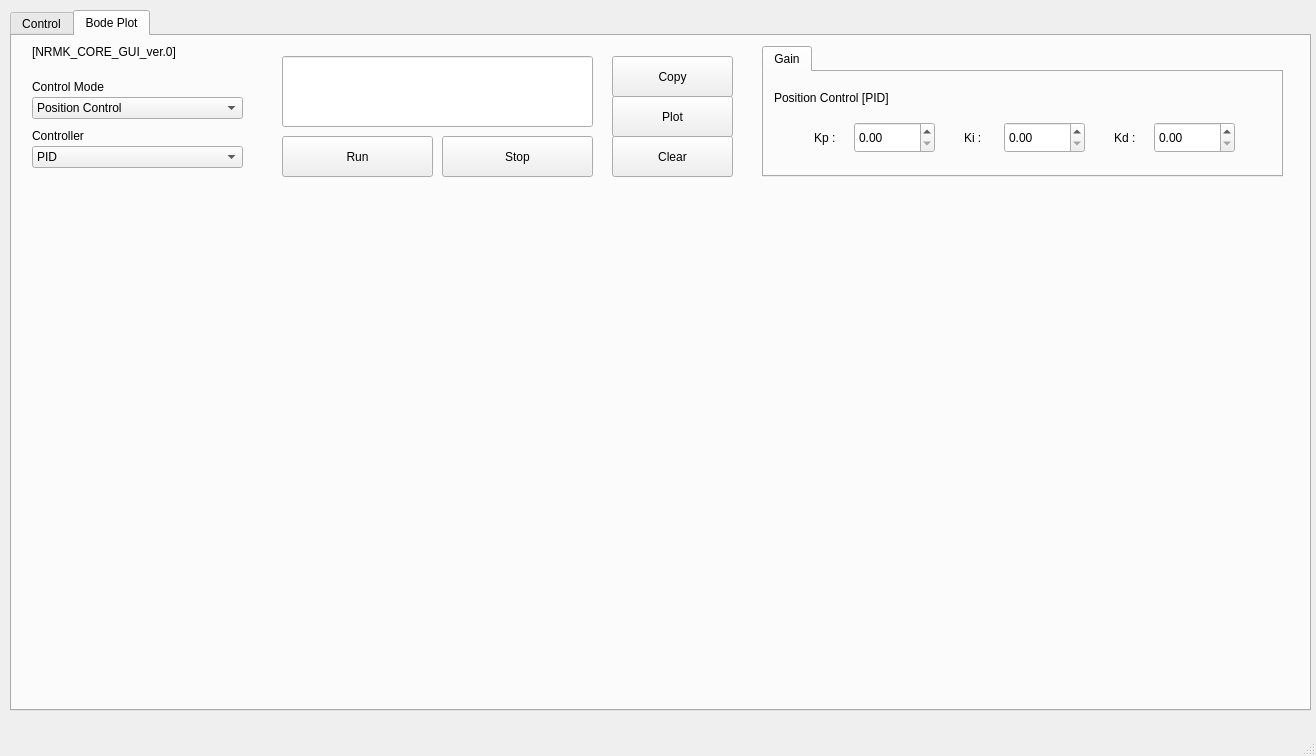
<?xml version="1.0" encoding="UTF-8"?>
<ui version="4.0">
 <class>plotNetworkData</class>
 <widget class="QMainWindow" name="plotNetworkData">
  <property name="geometry">
   <rect>
    <x>0</x>
    <y>0</y>
    <width>1316</width>
    <height>756</height>
   </rect>
  </property>
  <property name="windowTitle">
   <string>Plot Network Data</string>
  </property>
  <widget class="QWidget" name="centralwidget">
   <widget class="QTabWidget" name="tabWidget">
    <property name="geometry">
     <rect>
      <x>10</x>
      <y>10</y>
      <width>1301</width>
      <height>701</height>
     </rect>
    </property>
    <property name="currentIndex">
     <number>1</number>
    </property>
    <widget class="QWidget" name="Control_tab">
     <attribute name="title">
      <string>Control</string>
     </attribute>
     <widget class="QComboBox" name="lineStyleComboBox">
      <property name="geometry">
       <rect>
        <x>20</x>
        <y>161</y>
        <width>211</width>
        <height>21</height>
       </rect>
      </property>
      <property name="font">
       <font>
        <pointsize>9</pointsize>
       </font>
      </property>
      <item>
       <property name="text">
        <string>Pos_data Plot [deg]</string>
       </property>
      </item>
      <item>
       <property name="text">
        <string>Vel_data Plot [deg/s]</string>
       </property>
      </item>
      <item>
       <property name="text">
        <string>Tor_data Plot [Nm]</string>
       </property>
      </item>
     </widget>
     <widget class="QLabel" name="CrtlMode">
      <property name="geometry">
       <rect>
        <x>20</x>
        <y>40</y>
        <width>91</width>
        <height>21</height>
       </rect>
      </property>
      <property name="font">
       <font>
        <pointsize>9</pointsize>
       </font>
      </property>
      <property name="text">
       <string>Control Mode</string>
      </property>
     </widget>
     <widget class="QCustomPlot" name="customPlot" native="true">
      <property name="geometry">
       <rect>
        <x>0</x>
        <y>220</y>
        <width>1291</width>
        <height>451</height>
       </rect>
      </property>
     </widget>
     <widget class="QLabel" name="PlotType">
      <property name="geometry">
       <rect>
        <x>20</x>
        <y>140</y>
        <width>81</width>
        <height>21</height>
       </rect>
      </property>
      <property name="font">
       <font>
        <pointsize>9</pointsize>
       </font>
      </property>
      <property name="text">
       <string>Plot Type</string>
      </property>
     </widget>
     <widget class="QComboBox" name="plotTypeComboBox">
      <property name="geometry">
       <rect>
        <x>20</x>
        <y>61</y>
        <width>211</width>
        <height>22</height>
       </rect>
      </property>
      <property name="font">
       <font>
        <pointsize>9</pointsize>
       </font>
      </property>
      <property name="currentText">
       <string>Position Control</string>
      </property>
      <item>
       <property name="text">
        <string>Position Control</string>
       </property>
      </item>
      <item>
       <property name="text">
        <string>Velocity Control</string>
       </property>
      </item>
      <item>
       <property name="text">
        <string>Torque Control</string>
       </property>
      </item>
     </widget>
     <widget class="QPushButton" name="clearButton">
      <property name="geometry">
       <rect>
        <x>600</x>
        <y>120</y>
        <width>101</width>
        <height>61</height>
       </rect>
      </property>
      <property name="font">
       <font>
        <pointsize>9</pointsize>
       </font>
      </property>
      <property name="text">
       <string>Clear</string>
      </property>
     </widget>
     <widget class="QComboBox" name="ControllerComboBox">
      <property name="geometry">
       <rect>
        <x>20</x>
        <y>111</y>
        <width>211</width>
        <height>22</height>
       </rect>
      </property>
      <property name="font">
       <font>
        <pointsize>9</pointsize>
       </font>
      </property>
      <property name="currentText">
       <string>PID</string>
      </property>
      <item>
       <property name="text">
        <string>PID</string>
       </property>
      </item>
     </widget>
     <widget class="QLabel" name="Controller">
      <property name="geometry">
       <rect>
        <x>20</x>
        <y>90</y>
        <width>91</width>
        <height>21</height>
       </rect>
      </property>
      <property name="font">
       <font>
        <pointsize>9</pointsize>
       </font>
      </property>
      <property name="text">
       <string>Controller</string>
      </property>
     </widget>
     <widget class="QLabel" name="TargetValue">
      <property name="geometry">
       <rect>
        <x>270</x>
        <y>50</y>
        <width>91</width>
        <height>21</height>
       </rect>
      </property>
      <property name="font">
       <font>
        <pointsize>10</pointsize>
       </font>
      </property>
      <property name="text">
       <string>Target value:</string>
      </property>
     </widget>
     <widget class="QPushButton" name="runButton">
      <property name="geometry">
       <rect>
        <x>270</x>
        <y>140</y>
        <width>151</width>
        <height>41</height>
       </rect>
      </property>
      <property name="font">
       <font>
        <pointsize>9</pointsize>
       </font>
      </property>
      <property name="text">
       <string>Run</string>
      </property>
     </widget>
     <widget class="QPushButton" name="stopButton">
      <property name="geometry">
       <rect>
        <x>430</x>
        <y>140</y>
        <width>151</width>
        <height>41</height>
       </rect>
      </property>
      <property name="font">
       <font>
        <pointsize>9</pointsize>
       </font>
      </property>
      <property name="text">
       <string>Stop</string>
      </property>
     </widget>
     <widget class="QLabel" name="ActualValue">
      <property name="geometry">
       <rect>
        <x>270</x>
        <y>100</y>
        <width>91</width>
        <height>21</height>
       </rect>
      </property>
      <property name="font">
       <font>
        <pointsize>10</pointsize>
       </font>
      </property>
      <property name="text">
       <string>Actual value:</string>
      </property>
     </widget>
     <widget class="QLineEdit" name="Act_value">
      <property name="enabled">
       <bool>false</bool>
      </property>
      <property name="geometry">
       <rect>
        <x>370</x>
        <y>99</y>
        <width>211</width>
        <height>31</height>
       </rect>
      </property>
      <property name="font">
       <font>
        <pointsize>9</pointsize>
       </font>
      </property>
      <property name="inputMask">
       <string>000.000.000.000</string>
      </property>
      <property name="text">
       <string>...</string>
      </property>
     </widget>
     <widget class="QLineEdit" name="Tar_value">
      <property name="geometry">
       <rect>
        <x>370</x>
        <y>49</y>
        <width>211</width>
        <height>31</height>
       </rect>
      </property>
      <property name="text">
       <string/>
      </property>
     </widget>
     <widget class="QPushButton" name="setButton">
      <property name="geometry">
       <rect>
        <x>600</x>
        <y>50</y>
        <width>101</width>
        <height>61</height>
       </rect>
      </property>
      <property name="font">
       <font>
        <pointsize>9</pointsize>
       </font>
      </property>
      <property name="text">
       <string>Set</string>
      </property>
     </widget>
     <widget class="QTabWidget" name="tabWidget_2">
      <property name="geometry">
       <rect>
        <x>750</x>
        <y>10</y>
        <width>521</width>
        <height>191</height>
       </rect>
      </property>
      <property name="currentIndex">
       <number>0</number>
      </property>
      <widget class="QWidget" name="TCPIP">
       <attribute name="title">
        <string>TCP/IP</string>
       </attribute>
       <widget class="QGroupBox" name="groupBox_3">
        <property name="geometry">
         <rect>
          <x>10</x>
          <y>-10</y>
          <width>501</width>
          <height>161</height>
         </rect>
        </property>
        <property name="title">
         <string/>
        </property>
        <widget class="QLabel" name="IPaddress">
         <property name="geometry">
          <rect>
           <x>20</x>
           <y>50</y>
           <width>81</width>
           <height>16</height>
          </rect>
         </property>
         <property name="font">
          <font>
           <pointsize>10</pointsize>
          </font>
         </property>
         <property name="text">
          <string>IP Address:</string>
         </property>
        </widget>
        <widget class="QLabel" name="Port">
         <property name="geometry">
          <rect>
           <x>20</x>
           <y>100</y>
           <width>51</width>
           <height>16</height>
          </rect>
         </property>
         <property name="font">
          <font>
           <pointsize>10</pointsize>
          </font>
         </property>
         <property name="text">
          <string>Port:</string>
         </property>
        </widget>
        <widget class="QLineEdit" name="PortLabel">
         <property name="geometry">
          <rect>
           <x>100</x>
           <y>100</y>
           <width>201</width>
           <height>31</height>
          </rect>
         </property>
         <property name="text">
          <string/>
         </property>
        </widget>
        <widget class="QLineEdit" name="IPAddLabel">
         <property name="geometry">
          <rect>
           <x>100</x>
           <y>50</y>
           <width>201</width>
           <height>31</height>
          </rect>
         </property>
         <property name="text">
          <string/>
         </property>
        </widget>
        <widget class="QPushButton" name="saveButton">
         <property name="geometry">
          <rect>
           <x>370</x>
           <y>100</y>
           <width>111</width>
           <height>31</height>
          </rect>
         </property>
         <property name="font">
          <font>
           <pointsize>9</pointsize>
          </font>
         </property>
         <property name="text">
          <string>Save</string>
         </property>
        </widget>
        <widget class="QLineEdit" name="Saved">
         <property name="geometry">
          <rect>
           <x>370</x>
           <y>50</y>
           <width>111</width>
           <height>41</height>
          </rect>
         </property>
         <property name="text">
          <string/>
         </property>
        </widget>
        <widget class="QLabel" name="State_save">
         <property name="geometry">
          <rect>
           <x>320</x>
           <y>50</y>
           <width>41</width>
           <height>41</height>
          </rect>
         </property>
         <property name="font">
          <font>
           <pointsize>10</pointsize>
          </font>
         </property>
         <property name="text">
          <string>State:</string>
         </property>
        </widget>
       </widget>
      </widget>
      <widget class="QWidget" name="SSH">
       <attribute name="title">
        <string>SSH</string>
       </attribute>
       <widget class="QGroupBox" name="groupBox">
        <property name="geometry">
         <rect>
          <x>10</x>
          <y>-10</y>
          <width>501</width>
          <height>161</height>
         </rect>
        </property>
        <property name="title">
         <string/>
        </property>
        <widget class="QLabel" name="PasswordLabel">
         <property name="geometry">
          <rect>
           <x>20</x>
           <y>120</y>
           <width>101</width>
           <height>16</height>
          </rect>
         </property>
         <property name="font">
          <font>
           <pointsize>10</pointsize>
          </font>
         </property>
         <property name="text">
          <string>Password:</string>
         </property>
        </widget>
        <widget class="QLabel" name="StepIPLable">
         <property name="geometry">
          <rect>
           <x>20</x>
           <y>40</y>
           <width>81</width>
           <height>16</height>
          </rect>
         </property>
         <property name="font">
          <font>
           <pointsize>10</pointsize>
          </font>
         </property>
         <property name="text">
          <string>Step IP:</string>
         </property>
        </widget>
        <widget class="QLabel" name="UserIDLabel">
         <property name="geometry">
          <rect>
           <x>20</x>
           <y>80</y>
           <width>51</width>
           <height>16</height>
          </rect>
         </property>
         <property name="font">
          <font>
           <pointsize>10</pointsize>
          </font>
         </property>
         <property name="text">
          <string>User ID:</string>
         </property>
        </widget>
        <widget class="QPushButton" name="connectButton">
         <property name="geometry">
          <rect>
           <x>320</x>
           <y>110</y>
           <width>81</width>
           <height>41</height>
          </rect>
         </property>
         <property name="font">
          <font>
           <pointsize>9</pointsize>
          </font>
         </property>
         <property name="text">
          <string>Connect</string>
         </property>
        </widget>
        <widget class="QLineEdit" name="Password">
         <property name="geometry">
          <rect>
           <x>90</x>
           <y>120</y>
           <width>211</width>
           <height>31</height>
          </rect>
         </property>
         <property name="text">
          <string/>
         </property>
        </widget>
        <widget class="QLineEdit" name="UserID">
         <property name="geometry">
          <rect>
           <x>90</x>
           <y>80</y>
           <width>211</width>
           <height>31</height>
          </rect>
         </property>
         <property name="text">
          <string/>
         </property>
        </widget>
        <widget class="QLineEdit" name="StepIP">
         <property name="geometry">
          <rect>
           <x>90</x>
           <y>40</y>
           <width>211</width>
           <height>31</height>
          </rect>
         </property>
         <property name="text">
          <string/>
         </property>
        </widget>
        <widget class="QPushButton" name="disconnectButton">
         <property name="geometry">
          <rect>
           <x>410</x>
           <y>110</y>
           <width>81</width>
           <height>41</height>
          </rect>
         </property>
         <property name="font">
          <font>
           <pointsize>9</pointsize>
          </font>
         </property>
         <property name="text">
          <string>Disconnect</string>
         </property>
        </widget>
        <widget class="QLabel" name="State">
         <property name="geometry">
          <rect>
           <x>320</x>
           <y>50</y>
           <width>41</width>
           <height>41</height>
          </rect>
         </property>
         <property name="font">
          <font>
           <pointsize>10</pointsize>
          </font>
         </property>
         <property name="text">
          <string>State:</string>
         </property>
        </widget>
        <widget class="QLineEdit" name="ConnectionState">
         <property name="geometry">
          <rect>
           <x>370</x>
           <y>50</y>
           <width>121</width>
           <height>41</height>
          </rect>
         </property>
        </widget>
       </widget>
      </widget>
      <widget class="QWidget" name="Gain">
       <attribute name="title">
        <string>Gain</string>
       </attribute>
       <widget class="QStackedWidget" name="stackedWidget">
        <property name="geometry">
         <rect>
          <x>10</x>
          <y>10</y>
          <width>491</width>
          <height>141</height>
         </rect>
        </property>
        <property name="currentIndex">
         <number>2</number>
        </property>
        <widget class="QWidget" name="page">
         <widget class="QLabel" name="PIDpos">
          <property name="geometry">
           <rect>
            <x>0</x>
            <y>0</y>
            <width>161</width>
            <height>31</height>
           </rect>
          </property>
          <property name="text">
           <string>Position Control [PID]</string>
          </property>
         </widget>
         <widget class="QDoubleSpinBox" name="Kp_pos">
          <property name="geometry">
           <rect>
            <x>80</x>
            <y>60</y>
            <width>81</width>
            <height>31</height>
           </rect>
          </property>
         </widget>
         <widget class="QLabel" name="Kp_PIDpos">
          <property name="geometry">
           <rect>
            <x>40</x>
            <y>60</y>
            <width>31</width>
            <height>31</height>
           </rect>
          </property>
          <property name="text">
           <string>Kp :</string>
          </property>
         </widget>
         <widget class="QLabel" name="Kd_PIDpos">
          <property name="geometry">
           <rect>
            <x>340</x>
            <y>60</y>
            <width>31</width>
            <height>31</height>
           </rect>
          </property>
          <property name="text">
           <string>Kd :</string>
          </property>
         </widget>
         <widget class="QDoubleSpinBox" name="Kd_pos">
          <property name="geometry">
           <rect>
            <x>380</x>
            <y>60</y>
            <width>81</width>
            <height>31</height>
           </rect>
          </property>
         </widget>
         <widget class="QDoubleSpinBox" name="Ki_pos">
          <property name="geometry">
           <rect>
            <x>230</x>
            <y>60</y>
            <width>81</width>
            <height>31</height>
           </rect>
          </property>
         </widget>
         <widget class="QLabel" name="Ki_PIDpos">
          <property name="geometry">
           <rect>
            <x>190</x>
            <y>60</y>
            <width>31</width>
            <height>31</height>
           </rect>
          </property>
          <property name="text">
           <string>Ki :</string>
          </property>
         </widget>
        </widget>
        <widget class="QWidget" name="page_2">
         <widget class="QLabel" name="PIvel">
          <property name="geometry">
           <rect>
            <x>0</x>
            <y>0</y>
            <width>161</width>
            <height>31</height>
           </rect>
          </property>
          <property name="text">
           <string>Velocity Control [PI]</string>
          </property>
         </widget>
         <widget class="QLabel" name="Kp_PIvel">
          <property name="geometry">
           <rect>
            <x>90</x>
            <y>60</y>
            <width>31</width>
            <height>31</height>
           </rect>
          </property>
          <property name="text">
           <string>Kp :</string>
          </property>
         </widget>
         <widget class="QDoubleSpinBox" name="Kp_vel">
          <property name="geometry">
           <rect>
            <x>130</x>
            <y>60</y>
            <width>81</width>
            <height>31</height>
           </rect>
          </property>
         </widget>
         <widget class="QLabel" name="Ki_PIvel">
          <property name="geometry">
           <rect>
            <x>300</x>
            <y>60</y>
            <width>31</width>
            <height>31</height>
           </rect>
          </property>
          <property name="text">
           <string>Ki :</string>
          </property>
         </widget>
         <widget class="QDoubleSpinBox" name="Ki_vel">
          <property name="geometry">
           <rect>
            <x>340</x>
            <y>60</y>
            <width>81</width>
            <height>31</height>
           </rect>
          </property>
         </widget>
         <widget class="QCheckBox" name="DOB_option_PI">
          <property name="geometry">
           <rect>
            <x>380</x>
            <y>110</y>
            <width>111</width>
            <height>31</height>
           </rect>
          </property>
          <property name="text">
           <string>DOB option</string>
          </property>
         </widget>
        </widget>
        <widget class="QWidget" name="page_3">
         <widget class="QLabel" name="MPCvel">
          <property name="geometry">
           <rect>
            <x>0</x>
            <y>0</y>
            <width>171</width>
            <height>31</height>
           </rect>
          </property>
          <property name="text">
           <string>Velocity Control [MPC]</string>
          </property>
         </widget>
         <widget class="QCheckBox" name="DOB_option_MPC">
          <property name="geometry">
           <rect>
            <x>380</x>
            <y>110</y>
            <width>111</width>
            <height>31</height>
           </rect>
          </property>
          <property name="text">
           <string>DOB option</string>
          </property>
         </widget>
        </widget>
        <widget class="QWidget" name="page_5">
         <widget class="QLabel" name="MPCDOBvel">
          <property name="geometry">
           <rect>
            <x>0</x>
            <y>0</y>
            <width>221</width>
            <height>31</height>
           </rect>
          </property>
          <property name="text">
           <string>Velocity Control [H-inf]</string>
          </property>
         </widget>
         <widget class="QCheckBox" name="DOB_option_Hinf">
          <property name="geometry">
           <rect>
            <x>380</x>
            <y>110</y>
            <width>111</width>
            <height>31</height>
           </rect>
          </property>
          <property name="text">
           <string>DOB option</string>
          </property>
         </widget>
        </widget>
        <widget class="QWidget" name="page_6">
         <widget class="QLabel" name="label_6">
          <property name="geometry">
           <rect>
            <x>0</x>
            <y>0</y>
            <width>141</width>
            <height>31</height>
           </rect>
          </property>
          <property name="text">
           <string>FirmWare Controller</string>
          </property>
         </widget>
        </widget>
       </widget>
      </widget>
     </widget>
     <widget class="QLabel" name="label">
      <property name="geometry">
       <rect>
        <x>20</x>
        <y>0</y>
        <width>181</width>
        <height>31</height>
       </rect>
      </property>
      <property name="text">
       <string>[NRMK_CORE_GUI_ver.0]</string>
      </property>
     </widget>
    </widget>
    <widget class="QWidget" name="BP_tab">
     <attribute name="title">
      <string>Bode Plot</string>
     </attribute>
     <widget class="QCustomPlot" name="MagPlot" native="true">
      <property name="geometry">
       <rect>
        <x>0</x>
        <y>150</y>
        <width>1291</width>
        <height>261</height>
       </rect>
      </property>
     </widget>
     <widget class="QTabWidget" name="tabWidget_3">
      <property name="geometry">
       <rect>
        <x>750</x>
        <y>10</y>
        <width>521</width>
        <height>131</height>
       </rect>
      </property>
      <property name="currentIndex">
       <number>0</number>
      </property>
      <widget class="QWidget" name="Gain_2">
       <attribute name="title">
        <string>Gain</string>
       </attribute>
       <widget class="QStackedWidget" name="stackedWidget_2">
        <property name="geometry">
         <rect>
          <x>10</x>
          <y>10</y>
          <width>491</width>
          <height>111</height>
         </rect>
        </property>
        <property name="currentIndex">
         <number>0</number>
        </property>
        <widget class="QWidget" name="page_4">
         <widget class="QLabel" name="PIDpos_2">
          <property name="geometry">
           <rect>
            <x>0</x>
            <y>0</y>
            <width>161</width>
            <height>31</height>
           </rect>
          </property>
          <property name="text">
           <string>Position Control [PID]</string>
          </property>
         </widget>
         <widget class="QDoubleSpinBox" name="Kp_pos_2">
          <property name="geometry">
           <rect>
            <x>80</x>
            <y>40</y>
            <width>81</width>
            <height>31</height>
           </rect>
          </property>
         </widget>
         <widget class="QLabel" name="Kp_PIDpos_2">
          <property name="geometry">
           <rect>
            <x>40</x>
            <y>40</y>
            <width>31</width>
            <height>31</height>
           </rect>
          </property>
          <property name="text">
           <string>Kp :</string>
          </property>
         </widget>
         <widget class="QLabel" name="Kd_PIDpos_2">
          <property name="geometry">
           <rect>
            <x>340</x>
            <y>40</y>
            <width>31</width>
            <height>31</height>
           </rect>
          </property>
          <property name="text">
           <string>Kd :</string>
          </property>
         </widget>
         <widget class="QDoubleSpinBox" name="Kd_pos_2">
          <property name="geometry">
           <rect>
            <x>380</x>
            <y>40</y>
            <width>81</width>
            <height>31</height>
           </rect>
          </property>
         </widget>
         <widget class="QDoubleSpinBox" name="Ki_pos_2">
          <property name="geometry">
           <rect>
            <x>230</x>
            <y>40</y>
            <width>81</width>
            <height>31</height>
           </rect>
          </property>
         </widget>
         <widget class="QLabel" name="Ki_PIDpos_2">
          <property name="geometry">
           <rect>
            <x>190</x>
            <y>40</y>
            <width>31</width>
            <height>31</height>
           </rect>
          </property>
          <property name="text">
           <string>Ki :</string>
          </property>
         </widget>
        </widget>
        <widget class="QWidget" name="page_7">
         <widget class="QLabel" name="PIvel_2">
          <property name="geometry">
           <rect>
            <x>0</x>
            <y>0</y>
            <width>161</width>
            <height>31</height>
           </rect>
          </property>
          <property name="text">
           <string>Velocity Control [PI]</string>
          </property>
         </widget>
         <widget class="QLabel" name="Kp_PIvel_2">
          <property name="geometry">
           <rect>
            <x>90</x>
            <y>40</y>
            <width>31</width>
            <height>31</height>
           </rect>
          </property>
          <property name="text">
           <string>Kp :</string>
          </property>
         </widget>
         <widget class="QDoubleSpinBox" name="Kp_vel_2">
          <property name="geometry">
           <rect>
            <x>130</x>
            <y>40</y>
            <width>81</width>
            <height>31</height>
           </rect>
          </property>
         </widget>
         <widget class="QLabel" name="Ki_PIvel_2">
          <property name="geometry">
           <rect>
            <x>300</x>
            <y>40</y>
            <width>31</width>
            <height>31</height>
           </rect>
          </property>
          <property name="text">
           <string>Ki :</string>
          </property>
         </widget>
         <widget class="QDoubleSpinBox" name="Ki_vel_2">
          <property name="geometry">
           <rect>
            <x>340</x>
            <y>40</y>
            <width>81</width>
            <height>31</height>
           </rect>
          </property>
         </widget>
         <widget class="QCheckBox" name="DOB_option_PI_2">
          <property name="geometry">
           <rect>
            <x>380</x>
            <y>110</y>
            <width>111</width>
            <height>31</height>
           </rect>
          </property>
          <property name="text">
           <string>DOB option</string>
          </property>
         </widget>
        </widget>
        <widget class="QWidget" name="page_8">
         <widget class="QLabel" name="MPCvel_2">
          <property name="geometry">
           <rect>
            <x>0</x>
            <y>0</y>
            <width>171</width>
            <height>31</height>
           </rect>
          </property>
          <property name="text">
           <string>Velocity Control [MPC]</string>
          </property>
         </widget>
         <widget class="QCheckBox" name="DOB_option_MPC_2">
          <property name="geometry">
           <rect>
            <x>380</x>
            <y>110</y>
            <width>111</width>
            <height>31</height>
           </rect>
          </property>
          <property name="text">
           <string>DOB option</string>
          </property>
         </widget>
        </widget>
        <widget class="QWidget" name="page_9">
         <widget class="QLabel" name="MPCDOBvel_2">
          <property name="geometry">
           <rect>
            <x>0</x>
            <y>0</y>
            <width>221</width>
            <height>31</height>
           </rect>
          </property>
          <property name="text">
           <string>Velocity Control [H-inf]</string>
          </property>
         </widget>
         <widget class="QCheckBox" name="DOB_option_Hinf_2">
          <property name="geometry">
           <rect>
            <x>380</x>
            <y>110</y>
            <width>111</width>
            <height>31</height>
           </rect>
          </property>
          <property name="text">
           <string>DOB option</string>
          </property>
         </widget>
        </widget>
        <widget class="QWidget" name="page_10">
         <widget class="QLabel" name="label_7">
          <property name="geometry">
           <rect>
            <x>0</x>
            <y>0</y>
            <width>141</width>
            <height>31</height>
           </rect>
          </property>
          <property name="text">
           <string>FirmWare Controller</string>
          </property>
         </widget>
        </widget>
       </widget>
      </widget>
     </widget>
     <widget class="QComboBox" name="plotTypeComboBox_2">
      <property name="geometry">
       <rect>
        <x>20</x>
        <y>61</y>
        <width>211</width>
        <height>22</height>
       </rect>
      </property>
      <property name="font">
       <font>
        <pointsize>9</pointsize>
       </font>
      </property>
      <property name="currentText">
       <string>Position Control</string>
      </property>
      <item>
       <property name="text">
        <string>Position Control</string>
       </property>
      </item>
      <item>
       <property name="text">
        <string>Velocity Control</string>
       </property>
      </item>
      <item>
       <property name="text">
        <string>Torque Control</string>
       </property>
      </item>
     </widget>
     <widget class="QLabel" name="CrtlMode_2">
      <property name="geometry">
       <rect>
        <x>20</x>
        <y>40</y>
        <width>91</width>
        <height>21</height>
       </rect>
      </property>
      <property name="font">
       <font>
        <pointsize>9</pointsize>
       </font>
      </property>
      <property name="text">
       <string>Control Mode</string>
      </property>
     </widget>
     <widget class="QLabel" name="Controller_2">
      <property name="geometry">
       <rect>
        <x>20</x>
        <y>89</y>
        <width>91</width>
        <height>21</height>
       </rect>
      </property>
      <property name="font">
       <font>
        <pointsize>9</pointsize>
       </font>
      </property>
      <property name="text">
       <string>Controller</string>
      </property>
     </widget>
     <widget class="QComboBox" name="ControllerComboBox_2">
      <property name="geometry">
       <rect>
        <x>20</x>
        <y>110</y>
        <width>211</width>
        <height>22</height>
       </rect>
      </property>
      <property name="font">
       <font>
        <pointsize>9</pointsize>
       </font>
      </property>
      <property name="currentText">
       <string>PID</string>
      </property>
      <item>
       <property name="text">
        <string>PID</string>
       </property>
      </item>
     </widget>
     <widget class="QPushButton" name="clearButton_2">
      <property name="geometry">
       <rect>
        <x>600</x>
        <y>100</y>
        <width>121</width>
        <height>41</height>
       </rect>
      </property>
      <property name="font">
       <font>
        <pointsize>9</pointsize>
       </font>
      </property>
      <property name="text">
       <string>Clear</string>
      </property>
     </widget>
     <widget class="QPushButton" name="plotButton">
      <property name="geometry">
       <rect>
        <x>600</x>
        <y>60</y>
        <width>121</width>
        <height>41</height>
       </rect>
      </property>
      <property name="font">
       <font>
        <pointsize>9</pointsize>
       </font>
      </property>
      <property name="text">
       <string>Plot</string>
      </property>
     </widget>
     <widget class="QCustomPlot" name="PhasePlot" native="true">
      <property name="geometry">
       <rect>
        <x>0</x>
        <y>410</y>
        <width>1291</width>
        <height>261</height>
       </rect>
      </property>
     </widget>
     <widget class="QLineEdit" name="State_2">
      <property name="geometry">
       <rect>
        <x>270</x>
        <y>20</y>
        <width>311</width>
        <height>71</height>
       </rect>
      </property>
     </widget>
     <widget class="QPushButton" name="runButton_2">
      <property name="geometry">
       <rect>
        <x>270</x>
        <y>100</y>
        <width>151</width>
        <height>41</height>
       </rect>
      </property>
      <property name="font">
       <font>
        <pointsize>9</pointsize>
       </font>
      </property>
      <property name="text">
       <string>Run</string>
      </property>
     </widget>
     <widget class="QPushButton" name="stopButton_2">
      <property name="geometry">
       <rect>
        <x>430</x>
        <y>100</y>
        <width>151</width>
        <height>41</height>
       </rect>
      </property>
      <property name="font">
       <font>
        <pointsize>9</pointsize>
       </font>
      </property>
      <property name="text">
       <string>Stop</string>
      </property>
     </widget>
     <widget class="QPushButton" name="copyButton">
      <property name="geometry">
       <rect>
        <x>600</x>
        <y>20</y>
        <width>121</width>
        <height>41</height>
       </rect>
      </property>
      <property name="font">
       <font>
        <pointsize>9</pointsize>
       </font>
      </property>
      <property name="text">
       <string>Copy</string>
      </property>
     </widget>
     <widget class="QLabel" name="label_2">
      <property name="geometry">
       <rect>
        <x>20</x>
        <y>0</y>
        <width>181</width>
        <height>31</height>
       </rect>
      </property>
      <property name="text">
       <string>[NRMK_CORE_GUI_ver.0]</string>
      </property>
     </widget>
    </widget>
   </widget>
  </widget>
  <widget class="QMenuBar" name="menubar">
   <property name="geometry">
    <rect>
     <x>0</x>
     <y>0</y>
     <width>1316</width>
     <height>22</height>
    </rect>
   </property>
  </widget>
  <widget class="QStatusBar" name="statusbar"/>
 </widget>
 <customwidgets>
  <customwidget>
   <class>QCustomPlot</class>
   <extends>QWidget</extends>
   <header>qcustomplot.h</header>
   <container>1</container>
  </customwidget>
 </customwidgets>
 <resources/>
 <connections/>
</ui>
